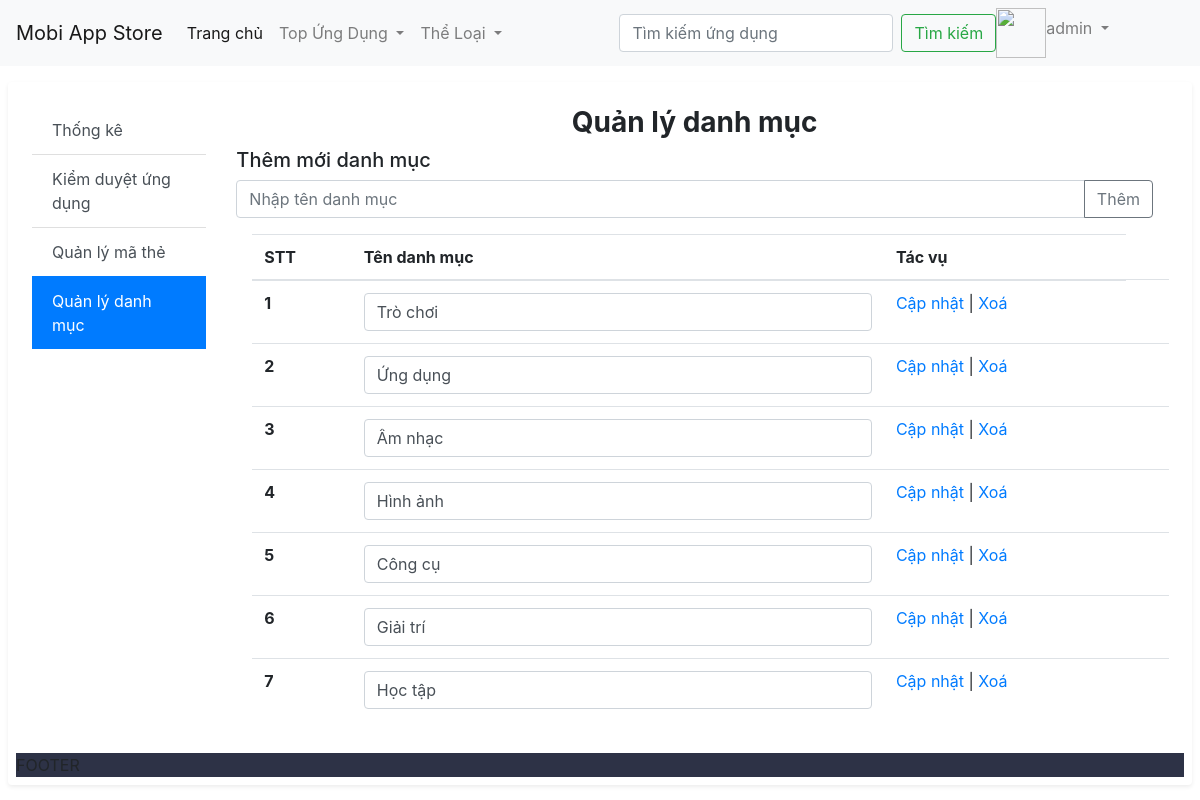
Page /admin/category.php (signed in) on the committed database.
### tables this page shows
CREATE TABLE `categories` (
  `id` int(11) NOT NULL,
  `name` varchar(20) NOT NULL
);

### admin/category.php (the view, shortened to what this page needs)
<?php
$pdo = Common::getPdo();
$sql = 'SELECT *  FROM categories';
$sth = $pdo->prepare($sql, array(PDO::ATTR_CURSOR => PDO::CURSOR_FWDONLY));
$sth->execute();
$categories = $sth->fetchAll();
?>
<html>
<head>
    <?php require_once __DIR__ . '/../layout/head.php' ?>
    <?php require_once __DIR__ . '/../layout/header.php' ?>
</head>
<body class="kiemduyetungdung">
    <div class="shadow-sm p-2 m-2 bg-white rounded">
        <div class="row m-3">
            <div class="col-2 list-group list-group-flush">
                <a href="./" class="list-group-item list-group-item-action ">Thống kê</a>
                <a href="./app-censorship.php" class="list-group-item list-group-item-action ">Kiểm duyệt ứng dụng</a>
                <a href="./money-card.php" class="list-group-item list-group-item-action">Quản lý mã thẻ</a>
                <a href="#" class="list-group-item list-group-item-action active">Quản lý danh mục</a>
            </div>
            <div class="col">
                <h3 class="text-center font-weight-bolder">Quản lý danh mục</h3>
                <h5>Thêm mới danh mục</h5>
                <div class="input-group mb-3">
                    <input id='create-input' type="text" class="form-control" placeholder="Nhập tên danh mục">
                    <div class="input-group-append">
                        <button class="btn btn-outline-secondary" type="button" id="createBtn">Thêm</button>
                    </div>
                </div>
                <table class="table table-hover m-3">
                    <thead>
                        <tr>
                            <th scope="col">STT</th>
                            <th scope="col">Tên danh mục</th>
                            <th scope="col">Tác vụ</th>
                        </tr>
                    </thead>
                    <tbody>
                        <?php
                        $categoryIndex = 0;
                        foreach ($categories as $category) {
                            $categoryIndex++;    ?>
                            <tr>
                                <th scope="row"><?= $categoryIndex ?></th>
                                <td>
                                    <input data-id="<?= $category['id'] ?>" value="<?= $category['name'] ?>" class="form-control" required> </input>
                                </td>
                                <td> <a href="" action="update" data-id="<?= $category['id'] ?>">Cập nhật</a> |
                                    <a href="" action="delete" data-id="<?= $category['id'] ?>">Xoá</a>
                                <td>
                            </tr>
                        <?php } ?>
                    </tbody>
                </table>
            </div>
        </div>
</body>
<?php require_once __DIR__ . '/../layout/footer.php' ?>
</html>

### rows in the picture
categories: name "Trò chơi"
categories: name "Ứng dụng"
categories: name "Âm nhạc"
categories: name "Hình ảnh"
categories: name "Công cụ"
categories: name "Giải trí"
categories: name "Học tập"

### other values in the picture
AccountUtility::getFullName() "admin"
